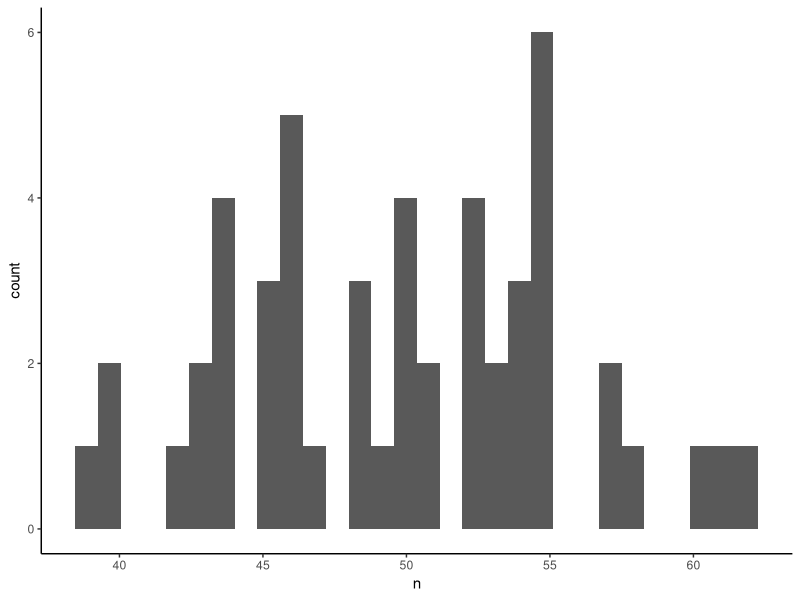
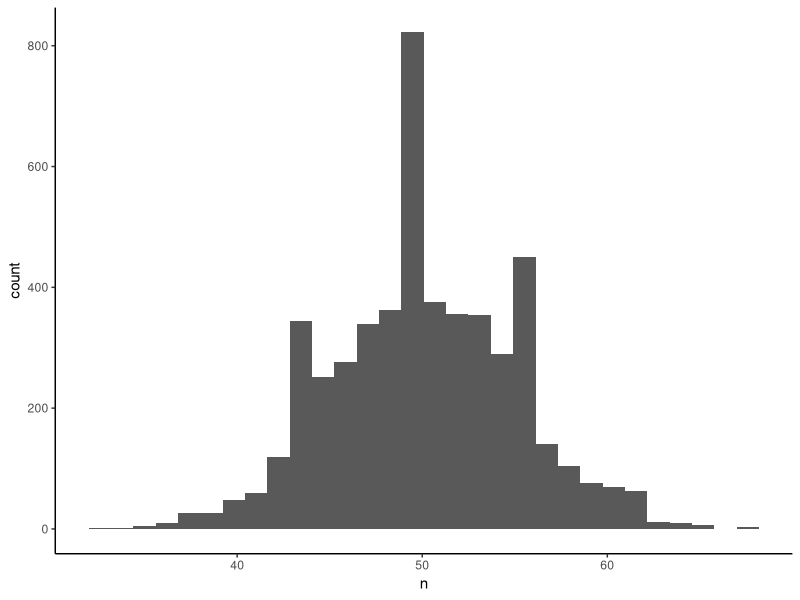

The R source for these figures, in order:
## ---- chunk 1
knitr::opts_chunk$set(echo = TRUE)
library(tidyverse)
## ---- chunk 2
# Small N
ggplot(data.frame(n=rbinom(50, size=100, prob=0.5)), aes(x=n))+geom_histogram()+theme_classic()
## ---- chunk 3
# Large N
ggplot(data.frame(n=rbinom(5000, size=100, prob=0.5)), aes(x=n))+geom_histogram()+theme_classic()
